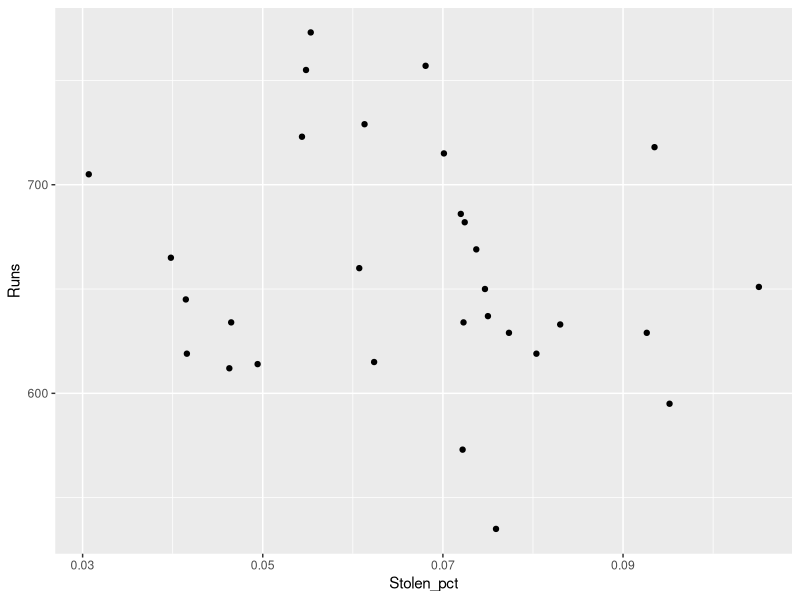
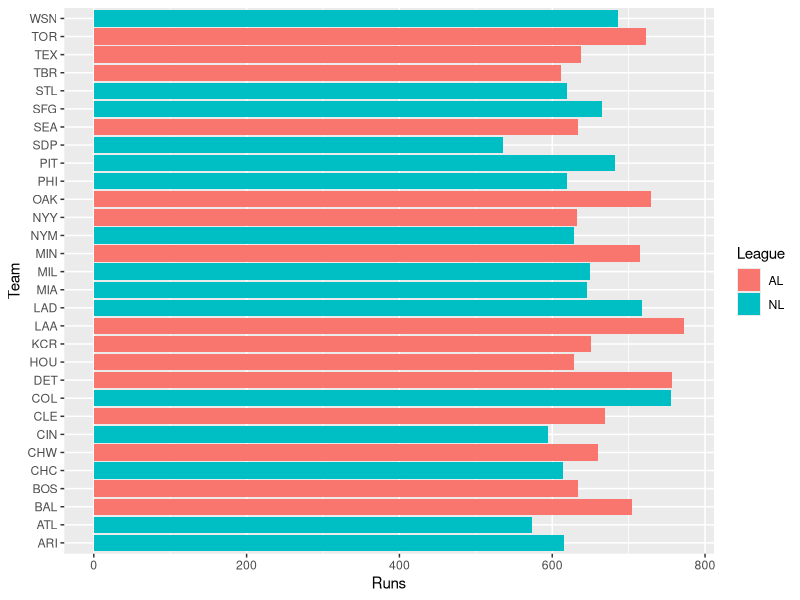

Generate these figures, in order, with R:
## ---- chunk 1
knitr::opts_chunk$set(echo = TRUE)
library(tidyverse)
## ---- chunk 2
baseball <- read_csv("baseball.csv")
## ---- chunk 3
baseball <- mutate(baseball, League_Ind = ifelse(League == "AL", 0, 1))
## ---- chunk 4
baseball <- select(baseball, Team, League, League_Ind, everything())
## ---- chunk 5
baseball <- mutate(baseball, Singles = Hits - Doubles - Triples - HomeRuns) %>% 
  select(Team, League, League_Ind, Wins, Runs, Hits, Singles, everything())
## ---- chunk 6
baseball <- mutate(baseball, Stolen_pct = StolenBases/Hits)
## ---- chunk 7
cor(baseball$Runs, baseball$Stolen_pct)
ggplot(baseball) + geom_point(aes(Stolen_pct, Runs))
## ---- chunk 8
baseball %>% 
  group_by(League) %>% 
  summarize(Wins = mean(Wins),
            Runs = mean(Runs),
            Hits = mean(Hits))
## ---- chunk 9
baseball %>% 
  filter(HomeRuns >= 130, RBI < 600)
## ---- chunk 10
max(baseball$Doubles)
## ---- chunk 11
ggplot(baseball) + geom_bar(aes(Team, Runs, fill = League), stat = "identity") + coord_flip()
